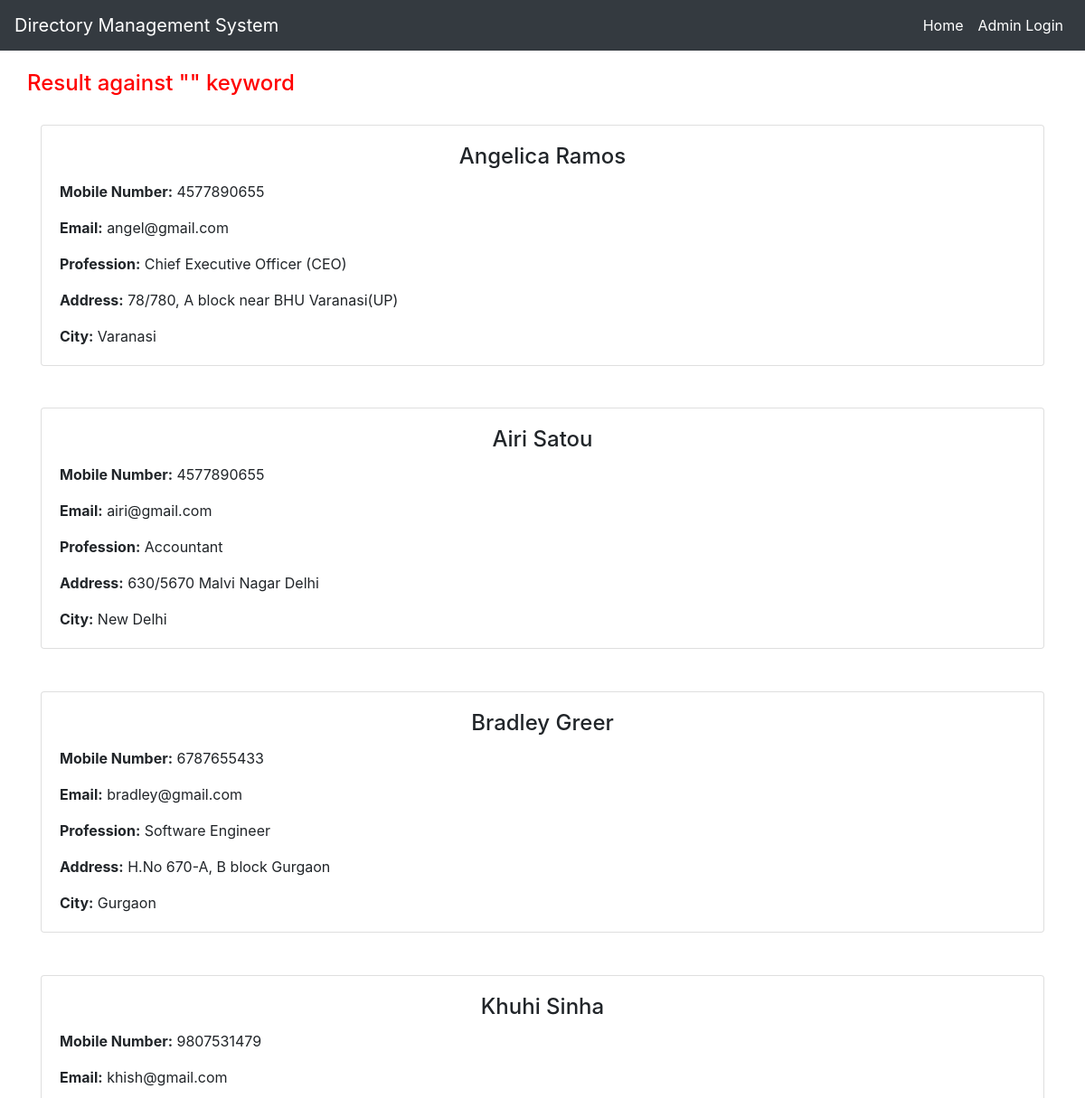
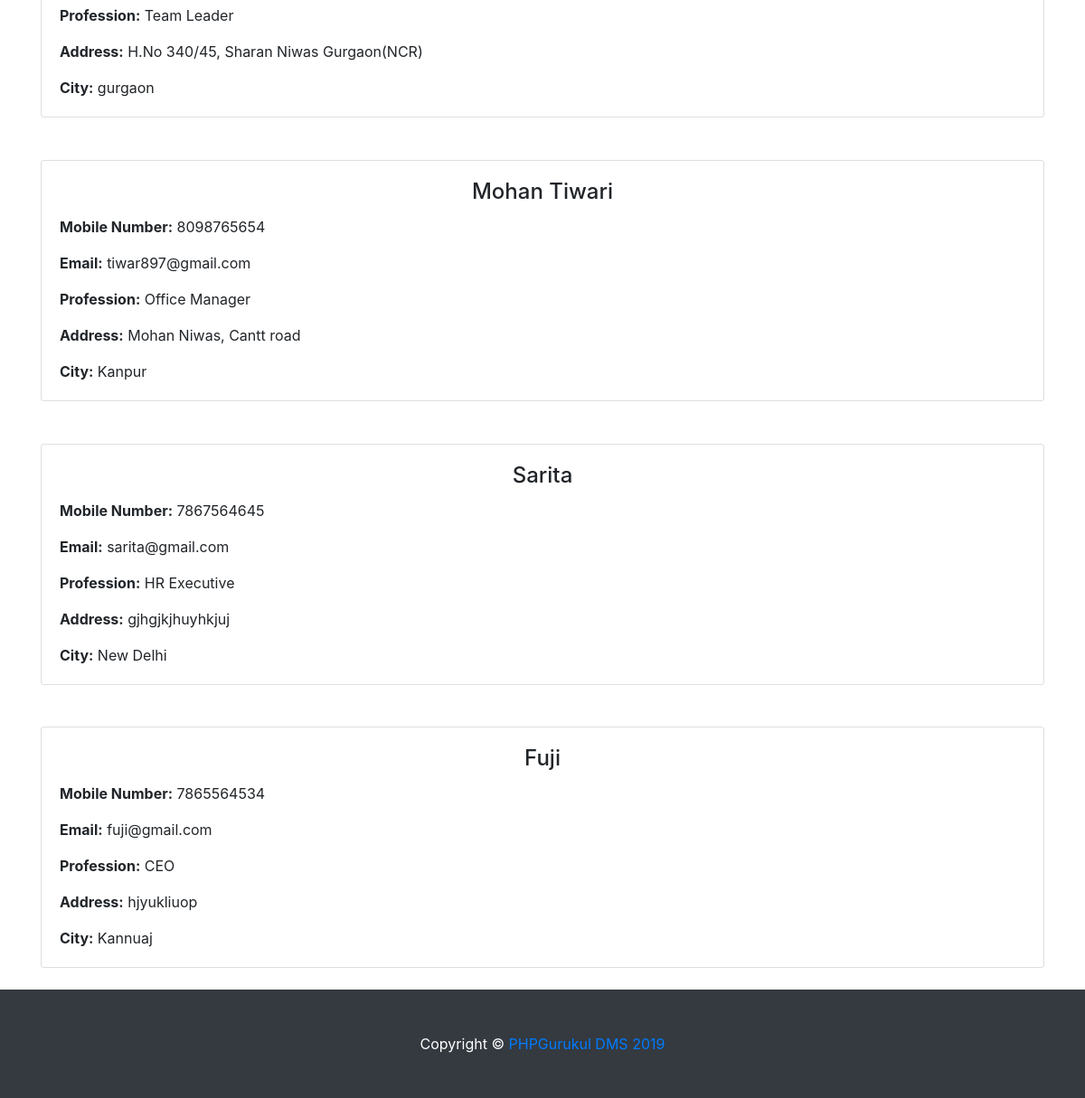
The page /searchdata.php on the database its author committed (2 pictures, top to bottom).
### tables this page shows
CREATE TABLE `tbldirectory` (
  `ID` int(10) NOT NULL,
  `FullName` varchar(120) DEFAULT NULL,
  `Profession` varchar(120) DEFAULT NULL,
  `Email` varchar(120) NOT NULL,
  `MobileNumber` bigint(11) DEFAULT NULL,
  `Address` varchar(250) NOT NULL,
  `City` varchar(250) NOT NULL,
  `Status` varchar(120) NOT NULL,
  `created_by` int(11) NOT NULL
);

### searchdata.php (the view, shortened to what this page needs)
<?php
include('admin/include/dbconnection.php');
?>
<!DOCTYPE html>
<html lang="en">
<head>
  <link href="vendor/bootstrap/css/bootstrap.min.css" rel="stylesheet">
  <link href="css/heroic-features.css" rel="stylesheet">
</head>
<body>
  <nav class="navbar navbar-expand-lg navbar-dark bg-dark fixed-top"
    <div class="container">
      <a class="navbar-brand" href="index.php"> Directory Management System</a>
       <div class="collapse navbar-collapse" id="navbarResponsive">
        <ul class="navbar-nav ml-auto">
           <li class="nav-item active">
            <a class="nav-link" href="index.php">Home
            </a>
          </li>
          <li class="nav-item active">
            <a class="nav-link" href="admin/">Admin Login
            </a>
          </li>
        </ul>
      </div>
  </nav>
  <div class="container">
    <div class="row text-left" style="padding-top: 2%">
<?php
$sdata=$_POST['searchdata'];
  ?>
  <h4 align="center" style="color:red">Result against "<?php echo $sdata;?>" keyword </h4>
<?php
$ret=mysqli_query($con,"select * from tbldirectory where (FullName like '$sdata%'|| MobileNumber like '$sdata%') and (Status=1)");
$num=mysqli_num_rows($ret);
if($num>0){
while ($row=mysqli_fetch_array($ret)) {
?>
      <div class="col-lg-12 col-md-6 mb-4" style="padding-top:2%">
        <div class="card h-100">
          <div class="card-body">
            <h4 class="card-title" align="center"><?php  echo $row['FullName'];?></h4>
            <p ><b>Mobile Number:</b> <?php  echo $row['MobileNumber'];?></p>
             <p class="card-text"><b>Email:</b> <?php  echo $row['Email'];?></p>
              <p class="card-text"><b>Profession:</b> <?php  echo $row['Profession'];?></p>
               <p class="card-text"><b>Address:</b> <?php  echo $row['Address'];?></p>
                 <p class="card-text"><b>City:</b> <?php  echo $row['City'];?></p>
          </div>
        </div>
      </div>
    <?php }  } ?>
</div></div>
<footer class="py-5 bg-dark">
    <div class="container">
      <p class="m-0 text-center text-white"> <span>Copyright © <a href="https://phpgurukul.com" target="_blank">PHPGurukul DMS 2019</a></span></p>
    </div>
  </footer>
</body>
</html>

### css/heroic-features.css (style rules this page uses)
body { padding-top: 56px; }

### rows shown on the page
tbldirectory: FullName "Angelica Ramos", MobileNumber "4577890655", Email "angel@gmail.com", Profession "Chief Executive Officer (CEO)", Address "78/780, A block near BHU Varanasi(UP)", City "Varanasi"
tbldirectory: FullName "Airi Satou", MobileNumber "4577890655", Email "airi@gmail.com", Profession "Accountant", Address "630/5670 Malvi Nagar Delhi", City "New Delhi"
tbldirectory: FullName "Bradley Greer", MobileNumber "6787655433", Email "bradley@gmail.com", Profession "Software Engineer", Address "H.No 670-A, B block Gurgaon", City "Gurgaon"
tbldirectory: FullName "Khuhi Sinha", MobileNumber "9807531479", Email "khish@gmail.com", Profession "Team Leader", Address "H.No 340/45, Sharan Niwas Gurgaon(NCR)", City "gurgaon"
tbldirectory: FullName "Mohan Tiwari", MobileNumber "8098765654", Email "tiwar897@gmail.com", Profession "Office Manager", Address "Mohan Niwas, Cantt road", City "Kanpur"
tbldirectory: FullName "Sarita", MobileNumber "7867564645", Email "sarita@gmail.com", Profession "HR Executive", Address "gjhgjkjhuyhkjuj", City "New Delhi"
tbldirectory: FullName "Fuji", MobileNumber "7865564534", Email "fuji@gmail.com", Profession "CEO", Address "hjyukliuop", City "Kannuaj"
